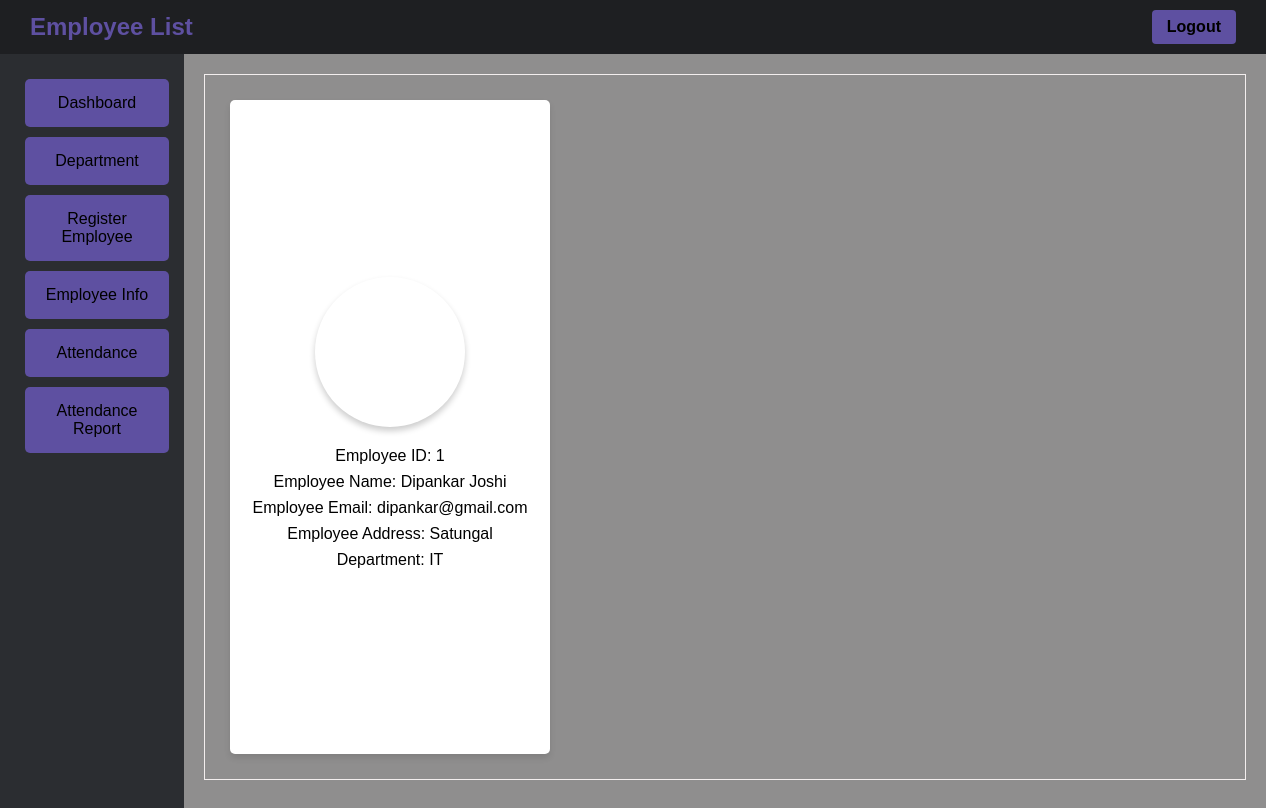
The page /admin/empDetails.php?id=1 (signed in) on the database its author committed.
### tables this page shows
CREATE TABLE `emp_info` (
  `emp_id` int(15) NOT NULL,
  `dept_id` int(15) NOT NULL,
  `atten_id` int(15) NOT NULL,
  `emp_name` varchar(60) NOT NULL,
  `emp_address` varchar(120) NOT NULL,
  `emp_phone` varchar(20) NOT NULL,
  `emp_email` varchar(60) NOT NULL,
  `department` int(15) NOT NULL,
  `qr_code` varchar(255) NOT NULL
);

CREATE TABLE `department` (
  `dept_id` int(15) NOT NULL,
  `dept_name` varchar(60) NOT NULL
);

### admin/empDetails.php (the view, shortened to what this page needs)
<?php
    include "../database/dbconnect.php";
?>
<!DOCTYPE html>
<html>
<head>
    <link rel="stylesheet" type="text/css" href="../style/base.css">
</head>
<body>
 <div class="nav">
        <div class="admin-title">Employee List</div>
        <div class="logout"><a href="logout.php">Logout</a></div>
    </div>
    <div class="container">
        <div class="side_panel">
            <div class="spanel_button"><a href="dashboard.php">Dashboard</a></div>
            <div class="spanel_button"><a href="department.php">Department</a></div>
            <div class="spanel_button"><a href="empReg.php">Register Employee</a></div>
            <div class="spanel_button"><a href="empInfo.php">Employee Info</a></div>
            <div class="spanel_button"><a href="scan.php">Attendance</a></div>
            <div class="spanel_button"><a href="attenReport.php">Attendance Report</a></div>
        </div>
        <div class="second">
            <div class="box">
                    <div class="view-container">
                        <img src="employee-photo.jpg" alt="." class="employee-photo">
                        <div>
                            <?php
                                if (isset($_GET['id'])) {
                                    $employee_id = $_GET['id'];
                                    $sql = "SELECT * FROM emp_info
                                            JOIN department ON emp_info.dept_id = department.dept_id
                                            WHERE emp_id = $employee_id";
                                    $result = mysqli_query($conn, $sql) or die("Query Unsuccessful");
                                    if ($result->num_rows > 0) {
                                        $row = $result->fetch_assoc();
                                        echo "<div class= employee-info>Employee ID: " . $row['emp_id'] . "</div>";
                                        echo "<div class=employee-info>Employee Name: " . $row['emp_name'] . "</div>";
                                        echo "<div class=employee-info>Employee Email: " . $row['emp_email'] . "</div>";
                                        echo "<div class=employee-info>Employee Address: " . $row['emp_address'] . "</div>";
                                        echo "<div class=employee-info>Department: " . $row['dept_name'] . "</div>";
                                    } else {
                                        echo "<h2>No Record Found</h2>";
                                    }
                                } else {
                                    echo "<h2>No Employee ID Provided</h2>";
                                }
                            ?>
                        </div>
                    </div>
                </div>
            </div>
        </div>
</body>
</html>

### style/base.css (style rules this page uses)
body { font-family: Arial, sans-serif; margin: 0; padding: 0; display: flex; flex-direction: column; }
.nav { background-color: #1e1f22; padding: 10px; display: flex; align-items: center; justify-content: space-between; }
.admin-title { color: #5e50a1; font-size: 24px; font-weight: bold; padding: 0px 20px; }
.container { height: 100vh; display: flex; flex-direction: row; }
.side_panel { background-color:#2B2D31; width: 200px; padding: 20px; list-style-type: none; text-decoration: none; display: flex; flex-direction: column; align-items: flex-start; justify-content: flex-start; }
.second { flex: 1; background-color:rgb(143, 142, 142); display: flex; flex-wrap: wrap; padding: 20px; }
.box { height: 65vh; width: 1020px; position: relative; border: 1px solid rgb(243, 238, 238); display: flex; flex-wrap: wrap; padding: 10px; }
.spanel_button { margin: 5px; background-color: #5e50a1; border: 1px solid gray; width: 100%; border: none; text-align: center; border-radius: 5px; cursor: pointer; transition: background-color 0.3s; }
.spanel_button a { display: block; color: black; text-decoration: none; font-size: 16px; padding: 10px 15px; margin: 5px; border-radius: 4px; transition: background-color 0.3s ease; }
.logout { background-color: #5e50a1; color: #4ebcfc; padding: 8px 15px; border: none; border-radius: 4px; cursor: pointer; font-weight: bold; transition: background-color 0.3s ease; margin-right: 20px; }
.logout a { color: black; text-decoration: none; }

### admin/empDetails.php (style rules this page uses)
.box { height: 90%; }
.view-container { display: flex; flex-direction: column; justify-content: center; width: 280px; height: auto; margin: 15px; align-items: center; padding: 20px; background-color: white; border-radius: 5px; box-shadow: 0px 4px 6px rgba(0, 0, 0, 0.1); }
.employee-photo { width: 150px; height: 150px; border-radius: 50%; margin-bottom: 20px; box-shadow: 0px 4px 6px rgba(0, 0, 0, 0.2); }
.employee-info { text-align: center; margin-bottom: 8px; }

### rows shown on the page
emp_info: emp_id "1", emp_name "Dipankar Joshi", emp_email "dipankar@gmail.com", emp_address "Satungal", dept.dept_name "IT"
